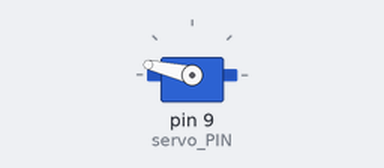
The sketch below on a simulated Arduino Uno, built with avr-gcc and run on an emulated ATmega328P. Parts: servo.

Above: at 0.05 s.
At 1.15 s:
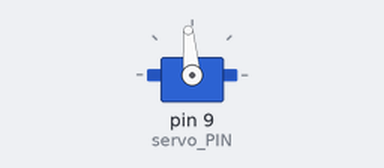
At 2.3 s:
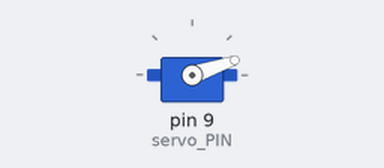
At 4.6 s:
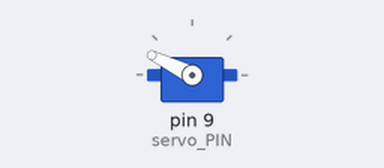
Timing chart, 0 to 6.3 s (numbered marks = the images above):
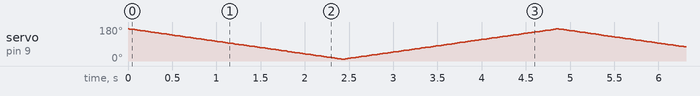

The sketch:

2_servo_Angle.ino
```cpp
#include    <Servo.h>

#define servo_PIN    9

Servo myservo;

int pos = 0;

void setup()
{
    myservo.attach(servo_PIN);
    myservo.write(90);
}

void loop()
{
    for (pos = 170; pos >= 10; pos -= 1)
    {
        myservo.write(pos);
        delay(15);
    }
    for (pos = 10; pos <= 170; pos += 1)
    {
        myservo.write(pos);
        delay(15);
    }
}
```
